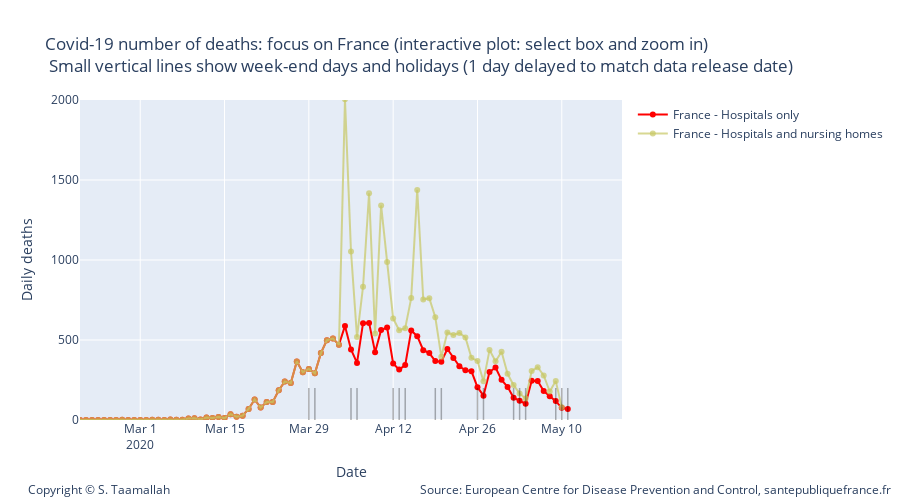

This figure's notebook cell:
### Markdown cell above
- At the beginning of the outbreak, Santé publique France was only reporting deaths and cases recorded in hospitals. Later, nursing homes and other social medial structures started to be included, but without providing historical data. In the charts above, only hospital data was shown.
- Another point to notice regarding the data is the drop every week-end and holiday and higher than average values the following days. This seems to be artificial and shows the importance of relying on the moving average.

### Code cell
import plotly.graph_objects as go

#smooth_france_total = smooth_7day(df_france_total['deaths'])


traceFr = go.Scatter(
        x=df_france.index, 
        y=df_france['deaths'],
        mode='lines+markers',
        name='France - Hospitals only',
        line_color='rgba(256, 0, 0, 1)',
)

traceFr2 = go.Scatter(
        x=df_france.index, 
        y=smooth_france,
        mode='lines',
        name='France - Hospitals only',
        line_color='rgba(256, 0, 0, 1)',
)


traceFr_tot = go.Scatter(
        x=df_france_total.index, 
        y=df_france_total['deaths'],
        mode='lines+markers',
        name='France - Hospitals and nursing homes',
        line_color='rgba(200, 200, 100, 0.7)',
)



data3 = [traceFr, traceFr_tot]


layout2 = go.Layout(
    title="Covid-19 number of deaths: focus on France (interactive plot: select box and zoom in) <br> Small vertical lines show week-end days and holidays (1 day delayed to match data release date)",
    width=900,
    height=500,
    
    # Top left
    xaxis=dict(
        title='Date',
        range=['2020-02-20', '2020-05-20'],
    ),
    yaxis=dict(
        title='Daily deaths',
        #type='log',
        range=[0,2000],
        anchor='x'
    ),
    
      annotations=[
        dict(
            x=1.5,
            y=-0.25,
            showarrow=False,
            text='Source: European Centre for Disease Prevention and Control, santepubliquefrance.fr',
            xref='paper',
            yref='paper'
        ),
        
        dict(
            x=-0.1,
            y=-0.25,
            showarrow=False,
            text='Copyright © S. Taamallah ',
            xref='paper',
            yref='paper'
        )
    ],
    
)



fig = go.Figure(data=data3, layout=layout2)

# Add shapes

fig.add_shape(
            type="line",
            x0='2020-03-29',
            y0=0,
            x1='2020-03-29',
            y1=200,
        )
fig.add_shape(
            type="line",
            x0='2020-03-30',
            y0=0,
            x1='2020-03-30',
            y1=200,
        )

fig.add_shape(
            type="line",
            x0='2020-04-05',
            y0=0,
            x1='2020-04-05',
            y1=200,
        )
fig.add_shape(
            type="line",
            x0='2020-04-06',
            y0=0,
            x1='2020-04-06',
            y1=200,
        )

fig.add_shape(
            type="line",
            x0='2020-04-12',
            y0=0,
            x1='2020-04-12',
            y1=200,
        )

fig.add_shape(
            type="line",
            x0='2020-04-13',
            y0=0,
            x1='2020-04-13',
            y1=200,
        )

fig.add_shape(
            type="line",
            x0='2020-04-14',
            y0=0,
            x1='2020-04-14',
            y1=200,
        )

fig.add_shape(
            type="line",
            x0='2020-04-19',
            y0=0,
            x1='2020-04-19',
            y1=200,
        )

fig.add_shape(
            type="line",
            x0='2020-04-20',
            y0=0,
            x1='2020-04-20',
            y1=200,
        )

fig.add_shape(
            type="line",
            x0='2020-04-26',
            y0=0,
            x1='2020-04-26',
            y1=200,
        )

fig.add_shape(
            type="line",
            x0='2020-04-27',
            y0=0,
            x1='2020-04-27',
            y1=200,
        )

fig.add_shape(
            type="line",
            x0='2020-05-02',
            y0=0,
            x1='2020-05-02',
            y1=200,
        )

fig.add_shape(
            type="line",
            x0='2020-05-03',
            y0=0,
            x1='2020-05-03',
            y1=200,
        )
fig.add_shape(
            type="line",
            x0='2020-05-04',
            y0=0,
            x1='2020-05-04',
            y1=200,
        )

fig.add_shape(
            type="line",
            x0='2020-05-09',
            y0=0,
            x1='2020-05-09',
            y1=200,
        )

fig.add_shape(
            type="line",
            x0='2020-05-10',
            y0=0,
            x1='2020-05-10',
            y1=200,
        )
fig.add_shape(
            type="line",
            x0='2020-05-11',
            y0=0,
            x1='2020-05-11',
            y1=200,
        )

fig.update_shapes(dict(
    xref="x",
    yref="y",
    opacity=0.3,
    line=dict(
        color="black",
        width=1.5,
        )))

fig.show()
from plotly.offline import plot
plot(fig, filename="STaamallah_covid19_analysis_chart_1tre_20200503.html", auto_open = False)

### Figure 1 — Plotly figure (JSON) as saved in the notebook; plotly's stock layout.template omitted (floating-point values rounded to 4 significant figures; data arrays with more than 128 entries replaced by an {"elided": "..."} marker saying what was removed)
{"data": [{"line": {"color": "rgba(256, 0, 0, 1)"}, "mode": "lines+markers", "name": "France - Hospitals only", "type": "scatter", "x": {"elided": "133 str values"}, "y": {"elided": "133 int values"}}, {"line": {"color": "rgba(200, 200, 100, 0.7)"}, "mode": "lines+markers", "name": "France - Hospitals and nursing homes", "type": "scatter", "x": {"elided": "132 str values"}, "y": {"elided": "132 int values"}}], "layout": {"annotations": [{"showarrow": false, "text": "Source: European Centre for Disease Prevention and Control, santepubliquefrance.fr", "x": 1.5, "xref": "paper", "y": -0.25, "yref": "paper"}, {"showarrow": false, "text": "Copyright © S. Taamallah ", "x": -0.1, "xref": "paper", "y": -0.25, "yref": "paper"}], "height": 500, "shapes": [{"line": {"color": "black", "width": 1.5}, "opacity": 0.3, "type": "line", "x0": "2020-03-29", "x1": "2020-03-29", "xref": "x", "y0": 0, "y1": 200, "yref": "y"}, {"line": {"color": "black", "width": 1.5}, "opacity": 0.3, "type": "line", "x0": "2020-03-30", "x1": "2020-03-30", "xref": "x", "y0": 0, "y1": 200, "yref": "y"}, {"line": {"color": "black", "width": 1.5}, "opacity": 0.3, "type": "line", "x0": "2020-04-05", "x1": "2020-04-05", "xref": "x", "y0": 0, "y1": 200, "yref": "y"}, {"line": {"color": "black", "width": 1.5}, "opacity": 0.3, "type": "line", "x0": "2020-04-06", "x1": "2020-04-06", "xref": "x", "y0": 0, "y1": 200, "yref": "y"}, {"line": {"color": "black", "width": 1.5}, "opacity": 0.3, "type": "line", "x0": "2020-04-12", "x1": "2020-04-12", "xref": "x", "y0": 0, "y1": 200, "yref": "y"}, {"line": {"color": "black", "width": 1.5}, "opacity": 0.3, "type": "line", "x0": "2020-04-13", "x1": "2020-04-13", "xref": "x", "y0": 0, "y1": 200, "yref": "y"}, {"line": {"color": "black", "width": 1.5}, "opacity": 0.3, "type": "line", "x0": "2020-04-14", "x1": "2020-04-14", "xref": "x", "y0": 0, "y1": 200, "yref": "y"}, {"line": {"color": "black", "width": 1.5}, "opacity": 0.3, "type": "line", "x0": "2020-04-19", "x1": "2020-04-19", "xref": "x", "y0": 0, "y1": 200, "yref": "y"}, {"line": {"color": "black", "width": 1.5}, "opacity": 0.3, "type": "line", "x0": "2020-04-20", "x1": "2020-04-20", "xref": "x", "y0": 0, "y1": 200, "yref": "y"}, {"line": {"color": "black", "width": 1.5}, "opacity": 0.3, "type": "line", "x0": "2020-04-26", "x1": "2020-04-26", "xref": "x", "y0": 0, "y1": 200, "yref": "y"}, {"line": {"color": "black", "width": 1.5}, "opacity": 0.3, "type": "line", "x0": "2020-04-27", "x1": "2020-04-27", "xref": "x", "y0": 0, "y1": 200, "yref": "y"}, {"line": {"color": "black", "width": 1.5}, "opacity": 0.3, "type": "line", "x0": "2020-05-02", "x1": "2020-05-02", "xref": "x", "y0": 0, "y1": 200, "yref": "y"}, {"line": {"color": "black", "width": 1.5}, "opacity": 0.3, "type": "line", "x0": "2020-05-03", "x1": "2020-05-03", "xref": "x", "y0": 0, "y1": 200, "yref": "y"}, {"line": {"color": "black", "width": 1.5}, "opacity": 0.3, "type": "line", "x0": "2020-05-04", "x1": "2020-05-04", "xref": "x", "y0": 0, "y1": 200, "yref": "y"}, {"line": {"color": "black", "width": 1.5}, "opacity": 0.3, "type": "line", "x0": "2020-05-09", "x1": "2020-05-09", "xref": "x", "y0": 0, "y1": 200, "yref": "y"}, {"line": {"color": "black", "width": 1.5}, "opacity": 0.3, "type": "line", "x0": "2020-05-10", "x1": "2020-05-10", "xref": "x", "y0": 0, "y1": 200, "yref": "y"}, {"line": {"color": "black", "width": 1.5}, "opacity": 0.3, "type": "line", "x0": "2020-05-11", "x1": "2020-05-11", "xref": "x", "y0": 0, "y1": 200, "yref": "y"}], "title": {"text": "Covid-19 number of deaths: focus on France (interactive plot: select box and zoom in) <br> Small vertical lines show week-end days and holidays (1 day delayed to match data release date)"}, "width": 900, "xaxis": {"range": ["2020-02-20", "2020-05-20"], "title": {"text": "Date"}, "type": "date"}, "yaxis": {"anchor": "x", "range": [0, 2000], "title": {"text": "Daily deaths"}, "type": "linear"}}}
